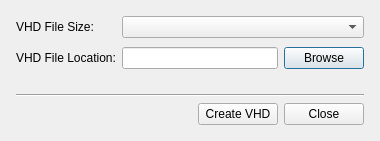
<?xml version="1.0" encoding="UTF-8"?>
<ui version="4.0">
 <class>Dialog</class>
 <widget class="QDialog" name="Dialog">
  <property name="geometry">
   <rect>
    <x>0</x>
    <y>0</y>
    <width>380</width>
    <height>141</height>
   </rect>
  </property>
  <property name="windowTitle">
   <string>The Current Sgtk Environment</string>
  </property>
  <layout class="QHBoxLayout" name="horizontalLayout">
   <item>
    <layout class="QVBoxLayout" name="vertical_layout" stretch="0,0,0,0,0,0">
     <property name="spacing">
      <number>6</number>
     </property>
     <property name="sizeConstraint">
      <enum>QLayout::SetDefaultConstraint</enum>
     </property>
     <property name="leftMargin">
      <number>5</number>
     </property>
     <property name="topMargin">
      <number>5</number>
     </property>
     <property name="rightMargin">
      <number>5</number>
     </property>
     <property name="bottomMargin">
      <number>5</number>
     </property>
     <item>
      <layout class="QHBoxLayout" name="vhd_size_hor">
       <item>
        <widget class="QLabel" name="vhd_size_lbl">
         <property name="text">
          <string>VHD File Size: </string>
         </property>
        </widget>
       </item>
       <item>
        <spacer name="horizontalSpacer">
         <property name="orientation">
          <enum>Qt::Horizontal</enum>
         </property>
         <property name="sizeType">
          <enum>QSizePolicy::Fixed</enum>
         </property>
         <property name="sizeHint" stdset="0">
          <size>
           <width>18</width>
           <height>5</height>
          </size>
         </property>
        </spacer>
       </item>
       <item>
        <widget class="QComboBox" name="vhd_size_combo">
         <property name="sizePolicy">
          <sizepolicy hsizetype="Preferred" vsizetype="Fixed">
           <horstretch>1</horstretch>
           <verstretch>0</verstretch>
          </sizepolicy>
         </property>
        </widget>
       </item>
      </layout>
     </item>
     <item>
      <spacer name="verticalSpacer_2">
       <property name="orientation">
        <enum>Qt::Vertical</enum>
       </property>
       <property name="sizeType">
        <enum>QSizePolicy::Fixed</enum>
       </property>
       <property name="sizeHint" stdset="0">
        <size>
         <width>20</width>
         <height>3</height>
        </size>
       </property>
      </spacer>
     </item>
     <item>
      <layout class="QHBoxLayout" name="vhd_location_hor">
       <property name="leftMargin">
        <number>0</number>
       </property>
       <property name="topMargin">
        <number>0</number>
       </property>
       <item>
        <widget class="QLabel" name="vhd_location_lbl">
         <property name="text">
          <string>VHD File Location:</string>
         </property>
        </widget>
       </item>
       <item>
        <widget class="QLineEdit" name="vhd_location_le"/>
       </item>
       <item>
        <widget class="QPushButton" name="vhd_location_browse_btn">
         <property name="text">
          <string>Browse</string>
         </property>
        </widget>
       </item>
      </layout>
     </item>
     <item>
      <spacer name="verticalSpacer">
       <property name="orientation">
        <enum>Qt::Vertical</enum>
       </property>
       <property name="sizeType">
        <enum>QSizePolicy::MinimumExpanding</enum>
       </property>
       <property name="sizeHint" stdset="0">
        <size>
         <width>20</width>
         <height>5</height>
        </size>
       </property>
      </spacer>
     </item>
     <item>
      <widget class="Line" name="line">
       <property name="orientation">
        <enum>Qt::Horizontal</enum>
       </property>
      </widget>
     </item>
     <item>
      <layout class="QHBoxLayout" name="horizontalLayout_2">
       <item>
        <spacer name="button_hor_spacer">
         <property name="orientation">
          <enum>Qt::Horizontal</enum>
         </property>
         <property name="sizeHint" stdset="0">
          <size>
           <width>40</width>
           <height>20</height>
          </size>
         </property>
        </spacer>
       </item>
       <item>
        <widget class="QPushButton" name="create_btn">
         <property name="text">
          <string>Create VHD</string>
         </property>
        </widget>
       </item>
       <item>
        <widget class="QPushButton" name="close_btn">
         <property name="text">
          <string>Close</string>
         </property>
        </widget>
       </item>
      </layout>
     </item>
    </layout>
   </item>
  </layout>
 </widget>
 <resources>
  <include location="resources.qrc"/>
 </resources>
 <connections/>
</ui>
